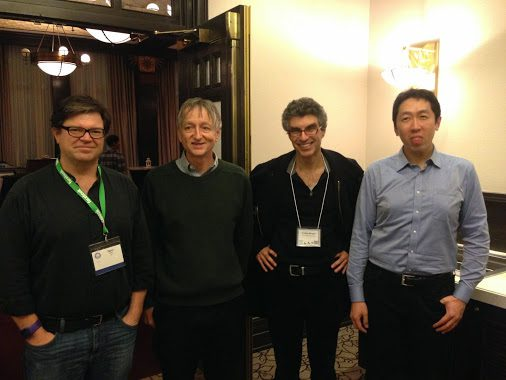
//> input picture lab01/DL_gurus.jpg, 506 x 380 px
$ ./main ../DL_gurus.jpg   (built with g++ and OpenCV 4)
//> lines starting //> are read from the running program, lines starting //| are printed output that depends on the picture
#include <iostream>
#include <opencv2/highgui.hpp>
#include <opencv2/imgproc.hpp>

using namespace cv;

int main(int argc, char** argv) {
  cv::Mat img = cv::imread(argv[1]);
//> img is the input picture: 380 rows x 506 cols, CV_8UC3; mean B, G, R 66.4, 80.3, 89
  cv::Mat img_rotated, img_warped;

  cv::Point2f center = cv::Point2f(img.cols / 2, img.rows / 2);
//> center = Point(253, 190)

  cv::Mat rotation_matrix = cv::getRotationMatrix2D(center, 45, 1);

  cv::Point2f input_points[3] = {cv::Point2f(0.f, 0.f), cv::Point2f(img.cols * 0.75, img.rows * 0.75), cv::Point2f(img.cols * 0.5, img.rows * 0.75)};
  cv::Point2f output_points[3] = {cv::Point2f(1.f, 1.f), cv::Point2f(img.cols * 0.5, img.rows * 0.75), cv::Point2f(img.cols * 0.5, img.rows * 0.75)};

  Point2f srcTri[3];
  srcTri[0] = Point2f(0.f, 0.f);
  srcTri[1] = Point2f(img.cols - 1.f, 0.f);
  srcTri[2] = Point2f(0.f, img.rows - 1.f);
  Point2f dstTri[3];
  dstTri[0] = Point2f(0.f, img.rows * 0.33f);
  dstTri[1] = Point2f(img.cols * 0.85f, img.rows * 0.25f);
  dstTri[2] = Point2f(img.cols * 0.15f, img.rows * 0.7f);

  cv::Mat warp_matrix = cv::getAffineTransform(input_points, output_points);

  cv::warpAffine(img, img_rotated, rotation_matrix, img_rotated.size());
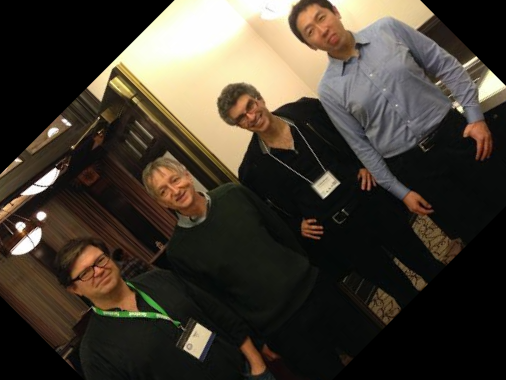
//> img_rotated: 380 rows x 506 cols, CV_8UC3; mean B, G, R 47.7, 58.4, 65.8
  cv::warpAffine(img, img_warped, warp_matrix, img_warped.size());
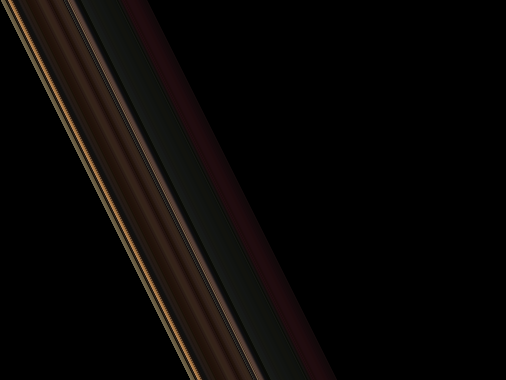
//> img_warped: 380 rows x 506 cols, CV_8UC3; mean B, G, R 6, 7.7, 10.5

  cv::imshow("Example 1", img_rotated);
  cv::imshow("Example 2", img_warped);

  int key = cv::waitKey(0);
//> the space key is pressed

  return 0;
}
